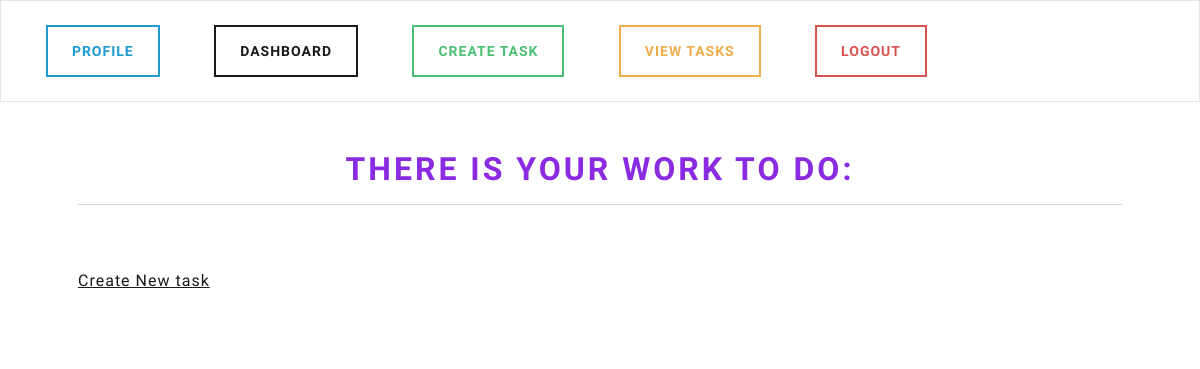
The app's page /view-tasks (signed in), older data.
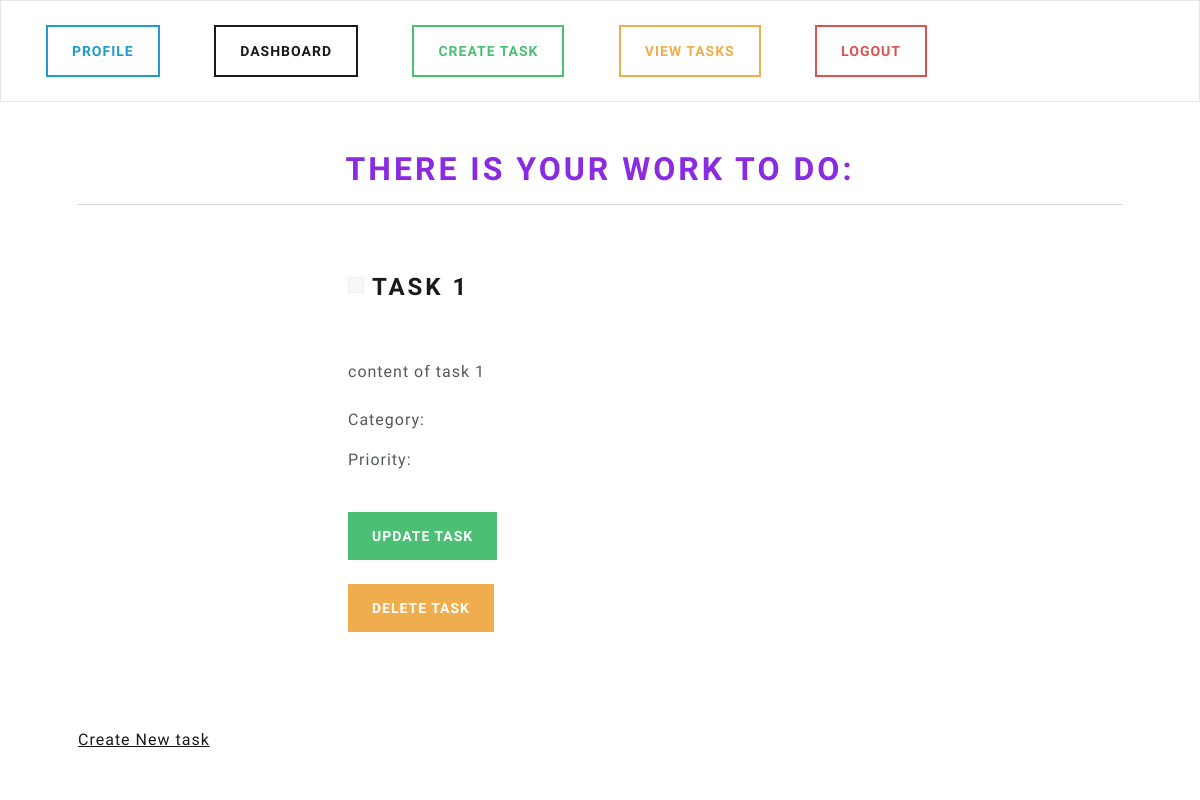
The same page, newer data.
### base/models.py (models this page shows, shortened)
class Task(models.Model):
    user = models.ForeignKey(User, on_delete=models.CASCADE, null=True, blank=True)
    title = models.CharField(max_length=100, null=True)
    content = models.CharField(max_length=1000, null=True, blank=True)
    created = models.DateTimeField(auto_now_add=True, null=True)
    complete = models.BooleanField(default=False)
    user = models.ForeignKey(User, max_length=10, on_delete=models.CASCADE)
    category = models.ForeignKey(Category, on_delete=models.SET_NULL, null=True, blank=True)
    priority = models.ForeignKey(Priority, on_delete=models.SET_NULL, null=True, blank=True)
    class Meta:
        ordering = ['complete']

### base/views.py (the view)
# urls.py: path('view-tasks', views.viewTask, name="view-tasks"),
@login_required(login_url='my-login')
def viewTask(request):
    current_user = request.user.id #reference to primary key. to its ID
    task = Task.objects.filter(user=current_user)
    categories = Category.objects.all()
    priorities = Priority.objects.all()
    context = {
        'task': task,
        'categories': categories,  # Pass categories to the template context
        'priorities': priorities,  # Pass priorities to the template context
    }
    return render(request, 'profile/view-tasks.html', context=context)

### base/templates/profile/view-tasks.html (shortened to what this page needs)
{% extends 'base-with-navbar.html' %}
{% load static %}
{% block content %}
  <h1 class="text-center">There is your work to do:</h1>
  <hr />
  {% for t in task %}
    <div class="container bg-white shadow-md p-5 form-layout" style="margin-top:20px;">
      <div class="form-check">
        <input class="form-check-input" type="checkbox" value="" id="flexCheckDefault" />
        <label class="form-check-label" for="flexCheckDefault"><h3>{{ t.title }}</h3></label>
      </div>
      <br /> <br />
      {{ t.content }}
      <br /><br />
      <p>Category: {{ t.category.name }}</p>
      <p>Priority: {{ t.priority.level }}</p>
      <br />
      <a class="btn btn-success navbar-btn" type="button" href="{% url 'update-task' t.id %}">Update task</a>
      <br /><br />
      <a class="btn btn-warning navbar-btn" type="button" href="{% url 'delete-task' t.id %}">Delete task</a>
    </div>
  {% endfor %}
  <br />
  <br />
  <a href="{% url 'create-task' %}">Create New task</a>
{% endblock %}

Row changes from the older to the newer data that the page shows:
added Task: title "TASK 1", content "content of task 1"
